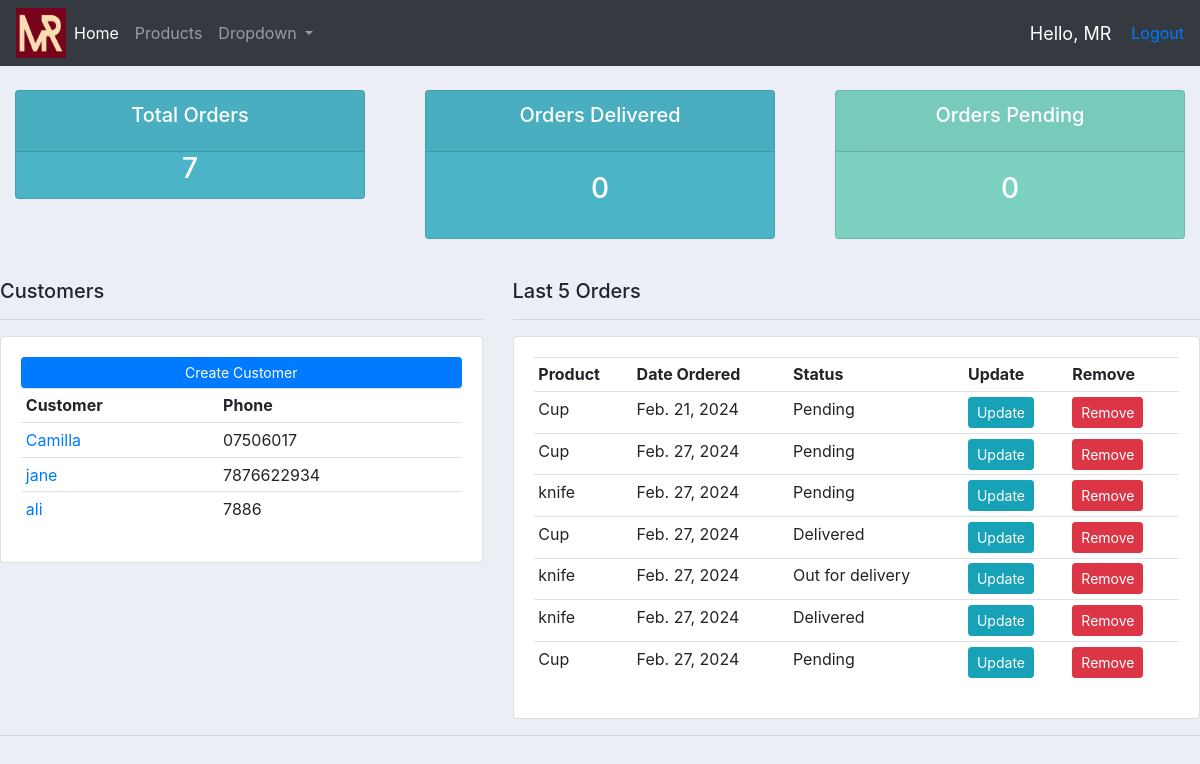
Screenshot of / (signed in) with the database file from the repository.
### accountsApp/models.py (models this page shows, shortened)
class Customer(models.Model):
    name = models.CharField(max_length=200, null=True)
    phone = models.CharField(max_length=200, null=True)
    email = models.CharField(max_length=200, null=True)
    date_created = models.DateField(auto_now_add=True)

class Order(models.Model):
    STATUS = (
        ('Pending', 'Pending'),
        ('Out for delivery', 'Out for delivery'),
        ('Delivered', 'Delivered'),
    )
    customer = models.ForeignKey(Customer, null=True, on_delete=models.SET_NULL)
    product = models.ForeignKey(Product, null=True, on_delete=models.SET_NULL)
    status = models.CharField(max_length=200, null=True, choices=STATUS)
    date_created = models.DateField(auto_now_add=True)
    note = models.CharField(max_length=200, null=True, blank=True)

class Product(models.Model):
    CATEGORY = (
        ('Indoor', 'Indoor'),
        ('Outdoor', 'Outdoor'),
    )
    name = models.CharField(max_length=200, null=True)
    price = models.FloatField(null=True)
    category = models.CharField(max_length=200, null=True, choices=CATEGORY)
    description = models.CharField(max_length=200, null=True, blank=True)
    date_created = models.DateField(auto_now_add=True)
    tags = models.ManyToManyField(Tag)
    def __str__(self):
        return self.name

### templates/decorators.py (the view)
    def wrapper_func(request, *args, **kwargs):
        group = None
        if request.user.groups.exists():
            group = request.user.groups.all()[0].name
        if group == 'customer':
            return redirect('user-page')
        if group == 'admin':
            return view_func(request, *args, **kwargs)

### accountsApp/views.py (called while the page is built)
@login_required(login_url='login')
@admin_only
def home(request):
    orders = Order.objects.all()
    customers = Customer.objects.all()
    total_customers = customers.count()
    total_orders = orders.count()
    pending_orders = orders.filter(status='pending').count()
    delivered_orders = orders.filter(status='delivered').count()
    context = {'orders': orders, 'customers': customers
               , 'total_customers': total_customers, 'total_orders': total_orders
               , 'pending_orders': pending_orders, 'delivered_orders': delivered_orders}
    return render(request, '../templates/dashboard.html', context)

### templates/dashboard.html
{% extends 'main.html' %}
{% block content %}
    {% include 'status.html' %}
<br>
    <div class="row">
        <div class="col-md-5">
            <h5>Customers</h5>
            <hr>
            <div class="card card-body">
                <a class="btn btn-primary btn-sm btn-block" href="">Create Customer</a>
                <table class="table table-sm">
                    <tr>
                        <th>Customer</th>
                        <th>Phone</th>
                    </tr>
                    {% for i in customers %}
                    <tr>
                        <td><a href="{% url 'customer' i.id %}">{{ i.name }}</a></td>
                        <td>{{ i.phone }}</td>
                    </tr>
                    {% endfor %}
                </table>
            </div>
        </div>
        <div class="col-md-7">
            <h5>Last 5 Orders</h5>
            <hr>
            <div class="card card-body">
                <table class="table table-sm">
                    <tr>
                        <th>Product</th>
                        <th>Date Ordered</th>
                        <th>Status</th>
                        <th>Update</th>
                        <th>Remove</th>
                    </tr>
                    {% for i in orders %}
                    <tr>
                        <td>{{ i.product }}</td>
                        <td>{{ i.date_created }}</td>
                        <td>{{ i.status }}</td>
                        <td><a class="btn btn-sm btn-info" href="{% url 'update_order' i.id %}">Update</a></td>
                        <td><a class="btn btn-sm btn-danger" href="{% url 'delete_order' i.id %}">Remove</a></td>
                    </tr>
                    {% endfor %}
                </table>
            </div>
        </div>
    </div>
{% endblock %}

### templates/main.html (shortened to what this page needs)
{% load static %}
<!DOCTYPE html>
<html lang="en">
<head>
    <link rel="stylesheet" href="https://cdn.jsdelivr.net/npm/bootstrap@4.3.1/dist/css/bootstrap.min.css">
    <link rel="stylesheet" type="text/css" href="{% static 'css/main.css' %}">
</head>
<body>
{% include 'Navbar.html' %}
{% block content %}
{% endblock %}
<hr>
</body>
</html>

### templates/Navbar.html (shortened to what this page needs)
{% load static %}
<nav class="navbar navbar-expand-lg navbar-dark bg-dark">
  <img src="{% static 'images/MR_Logo.png' %}" width="50" height="50">
  <div class="collapse navbar-collapse" id="navbarSupportedContent">
    <ul class="navbar-nav mr-auto">
      <li class="nav-item active">
        <a class="nav-link" href="{% url 'home' %}">Home <span class="sr-only">(current)</span></a>
      </li>
      <li class="nav-item">
        <a class="nav-link" href="{% url 'products' %}">Products</a>
      </li>
      <li class="nav-item dropdown">
        <a class="nav-link dropdown-toggle" href="#" id="navbarDropdown" role="button" data-toggle="dropdown" aria-haspopup="true" aria-expanded="false">
          Dropdown
        </a>
      </li>
    </ul>
  </div>
    <span class="hello-msg">Hello, {{ request.user }}</span>
    <span><a href="{% url 'logout' %}">Logout</a></span>
</nav>

### templates/status.html
<br>
<div class="row">
    <div class="col">
        <div class="col-md">
            <div class="card text-center text-white mb-3" id="total-orders">
                <div class="card-header">
                    <h5 class="card-title">Total Orders</h5>
                </div>
                <div>
                    <h3 class="card-title">{{total_orders}}</h3>
                </div>
            </div>
        </div>
    </div>
    <div class="col">
        <div class="col-md">
            <div class="card text-center text-white mb-3" id="total-orders">
                <div class="card-header">
                    <h5 class="card-title">Orders Delivered</h5>
                </div>
                <div class="card-body">
                    <h3 class="card-title">{{delivered_orders}}</h3>
                </div>
            </div>
        </div>
    </div>
    <div class="col">
        <div class="col-md">
            <div class="card text-center text-white mb-3" id="orders-pending">
                <div class="card-header">
                    <h5 class="card-title">Orders Pending</h5>
                </div>
                <div class="card-body">
                    <h3 class="card-title">{{pending_orders}}</h3>
                </div>
            </div>
        </div>
    </div>
</div>

### static/css/main.css (style rules this page uses)
body { background-color: #ebeff5; }
#total-orders { background-color: #4cb4c7; }
#orders-pending { background-color: #7CD1C0; }

### templates/Navbar.html (style rules this page uses)
.hello-msg { font-size: 18px; color: #fff; margin-right: 20px; }

### rows the page displays
Customer: name "Camilla", phone "07506017"
Customer: name "jane", phone "7876622934"
Customer: name "ali", phone "7886"
Order: product "Cup", date_created "Feb. 21, 2024", status "Pending"
Order: product "Cup", date_created "Feb. 27, 2024", status "Pending"
Order: product "knife", date_created "Feb. 27, 2024", status "Pending"
Order: product "Cup", date_created "Feb. 27, 2024", status "Delivered"
Order: product "knife", date_created "Feb. 27, 2024", status "Out for delivery"
Order: product "knife", date_created "Feb. 27, 2024", status "Delivered"
Order: product "Cup", date_created "Feb. 27, 2024", status "Pending"

### other values shown
{{ request.user }} "MR"
{{ total_orders }} "7"
{{ delivered_orders }} "0"
{{ pending_orders }} "0"
